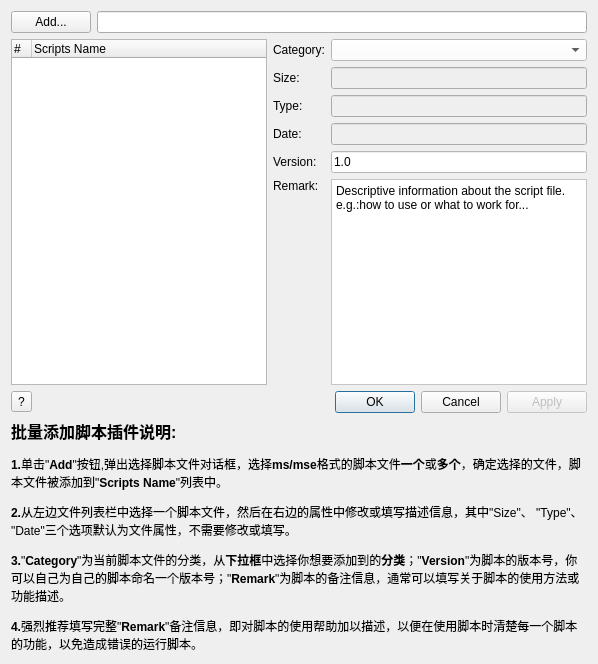
<?xml version="1.0" encoding="UTF-8"?>
<ui version="4.0">
 <class>AddScriptDlg</class>
 <widget class="QDialog" name="AddScriptDlg">
  <property name="geometry">
   <rect>
    <x>0</x>
    <y>0</y>
    <width>486</width>
    <height>499</height>
   </rect>
  </property>
  <property name="maximumSize">
   <size>
    <width>16777215</width>
    <height>16777215</height>
   </size>
  </property>
  <property name="windowTitle">
   <string>Add Script File</string>
  </property>
  <layout class="QGridLayout" name="gridLayout_3">
   <property name="sizeConstraint">
    <enum>QLayout::SetFixedSize</enum>
   </property>
   <item row="0" column="0">
    <layout class="QHBoxLayout" name="horizontalLayout">
     <item>
      <widget class="QPushButton" name="openBtn">
       <property name="text">
        <string>Add...</string>
       </property>
      </widget>
     </item>
     <item>
      <widget class="QLineEdit" name="dirEdt"/>
     </item>
    </layout>
   </item>
   <item row="3" column="0">
    <widget class="QLabel" name="helpeLabel">
     <property name="minimumSize">
      <size>
       <width>0</width>
       <height>100</height>
      </size>
     </property>
     <property name="text">
      <string>&lt;html&gt;&lt;head/&gt;&lt;body&gt;&lt;p&gt;&lt;span style=&quot; font-size:12pt; font-weight:600;&quot;&gt;批量添加脚本插件说明:&lt;/span&gt;&lt;/p&gt;&lt;p&gt;&lt;span style=&quot; font-weight:600;&quot;&gt;1.&lt;/span&gt;单击&amp;quot;&lt;span style=&quot; font-weight:600;&quot;&gt;Add&lt;/span&gt;&amp;quot;按钮,弹出选择脚本文件对话框，选择&lt;span style=&quot; font-weight:600;&quot;&gt;ms/mse&lt;/span&gt;格式的脚本文件&lt;span style=&quot; font-weight:600;&quot;&gt;一个&lt;/span&gt;或&lt;span style=&quot; font-weight:600;&quot;&gt;多个&lt;/span&gt;，确定选择的文件，脚本文件被添加到&amp;quot;&lt;span style=&quot; font-weight:600;&quot;&gt;Scripts Name&lt;/span&gt;&amp;quot;列表中。&lt;/p&gt;&lt;p&gt;&lt;span style=&quot; font-weight:600;&quot;&gt;2.&lt;/span&gt;从左边文件列表栏中选择一个脚本文件，然后在右边的属性中修改或填写描述信息，其中&amp;quot;Size&amp;quot;、 &amp;quot;Type&amp;quot;、 &amp;quot;Date&amp;quot;三个选项默认为文件属性，不需要修改或填写。&lt;/p&gt;&lt;p&gt;&lt;span style=&quot; font-weight:600;&quot;&gt;3.&lt;/span&gt;&amp;quot;&lt;span style=&quot; font-weight:600;&quot;&gt;Category&lt;/span&gt;&amp;quot;为当前脚本文件的分类，从&lt;span style=&quot; font-weight:600;&quot;&gt;下拉框&lt;/span&gt;中选择你想要添加到的&lt;span style=&quot; font-weight:600;&quot;&gt;分类&lt;/span&gt;；&amp;quot;&lt;span style=&quot; font-weight:600;&quot;&gt;Version&lt;/span&gt;&amp;quot;为脚本的版本号，你可以自己为自己的脚本命名一个版本号；&amp;quot;&lt;span style=&quot; font-weight:600;&quot;&gt;Remark&lt;/span&gt;&amp;quot;为脚本的备注信息，通常可以填写关于脚本的使用方法或功能描述。&lt;/p&gt;&lt;p&gt;&lt;span style=&quot; font-weight:600;&quot;&gt;4.&lt;/span&gt;强烈推荐填写完整&amp;quot;&lt;span style=&quot; font-weight:600;&quot;&gt;Remark&lt;/span&gt;&amp;quot;备注信息，即对脚本的使用帮助加以描述，以便在使用脚本时清楚每一个脚本的功能，以免造成错误的运行脚本。&lt;/p&gt;&lt;/body&gt;&lt;/html&gt;</string>
     </property>
     <property name="alignment">
      <set>Qt::AlignLeading|Qt::AlignLeft|Qt::AlignTop</set>
     </property>
     <property name="wordWrap">
      <bool>true</bool>
     </property>
    </widget>
   </item>
   <item row="2" column="0">
    <layout class="QHBoxLayout" name="horizontalLayout_2">
     <item>
      <widget class="QToolButton" name="helpBtn">
       <property name="text">
        <string>?</string>
       </property>
       <property name="checkable">
        <bool>true</bool>
       </property>
      </widget>
     </item>
     <item>
      <widget class="QDialogButtonBox" name="buttonBox">
       <property name="orientation">
        <enum>Qt::Horizontal</enum>
       </property>
       <property name="standardButtons">
        <set>QDialogButtonBox::Cancel|QDialogButtonBox::Ok</set>
       </property>
      </widget>
     </item>
     <item>
      <widget class="QPushButton" name="applyBtn">
       <property name="enabled">
        <bool>false</bool>
       </property>
       <property name="text">
        <string>Apply</string>
       </property>
      </widget>
     </item>
    </layout>
   </item>
   <item row="1" column="0">
    <layout class="QGridLayout" name="gridLayout">
     <item row="2" column="1">
      <widget class="QLabel" name="label_3">
       <property name="text">
        <string>Type:</string>
       </property>
      </widget>
     </item>
     <item row="2" column="2">
      <widget class="QLineEdit" name="typeEdt">
       <property name="enabled">
        <bool>false</bool>
       </property>
      </widget>
     </item>
     <item row="4" column="2">
      <widget class="QLineEdit" name="versionEdt">
       <property name="styleSheet">
        <string notr="true">background-color: rgb(255, 255, 255);
color: rgb(0, 0, 0);</string>
       </property>
       <property name="text">
        <string>1.0</string>
       </property>
      </widget>
     </item>
     <item row="1" column="1">
      <widget class="QLabel" name="label_2">
       <property name="text">
        <string>Size:</string>
       </property>
      </widget>
     </item>
     <item row="3" column="1">
      <widget class="QLabel" name="label_4">
       <property name="text">
        <string>Date:</string>
       </property>
      </widget>
     </item>
     <item row="5" column="2" rowspan="3">
      <widget class="QPlainTextEdit" name="remarkEdt">
       <property name="maximumSize">
        <size>
         <width>16777215</width>
         <height>16777215</height>
        </size>
       </property>
       <property name="styleSheet">
        <string notr="true">background-color: rgb(255, 255, 255);
color: rgb(0, 0, 0);</string>
       </property>
       <property name="plainText">
        <string>Descriptive information about the script file.
e.g.:how to use or what to work for...</string>
       </property>
      </widget>
     </item>
     <item row="0" column="2">
      <widget class="QComboBox" name="categoryCombox">
       <property name="styleSheet">
        <string notr="true">background-color: rgb(255, 255, 255);
color: rgb(0, 0, 0);</string>
       </property>
      </widget>
     </item>
     <item row="0" column="1">
      <widget class="QLabel" name="label">
       <property name="text">
        <string>Category:</string>
       </property>
      </widget>
     </item>
     <item row="0" column="0" rowspan="8">
      <widget class="QTreeWidget" name="scriptsTreeWidget">
       <property name="maximumSize">
        <size>
         <width>16777215</width>
         <height>16777215</height>
        </size>
       </property>
       <property name="editTriggers">
        <set>QAbstractItemView::NoEditTriggers</set>
       </property>
       <property name="alternatingRowColors">
        <bool>false</bool>
       </property>
       <property name="selectionMode">
        <enum>QAbstractItemView::ExtendedSelection</enum>
       </property>
       <property name="rootIsDecorated">
        <bool>false</bool>
       </property>
       <property name="itemsExpandable">
        <bool>false</bool>
       </property>
       <property name="expandsOnDoubleClick">
        <bool>false</bool>
       </property>
       <attribute name="headerDefaultSectionSize">
        <number>20</number>
       </attribute>
       <attribute name="headerStretchLastSection">
        <bool>true</bool>
       </attribute>
       <column>
        <property name="text">
         <string>#</string>
        </property>
       </column>
       <column>
        <property name="text">
         <string>Scripts Name</string>
        </property>
       </column>
      </widget>
     </item>
     <item row="1" column="2">
      <widget class="QLineEdit" name="sizeEdt">
       <property name="enabled">
        <bool>false</bool>
       </property>
      </widget>
     </item>
     <item row="4" column="1">
      <widget class="QLabel" name="label_6">
       <property name="text">
        <string>Version:</string>
       </property>
      </widget>
     </item>
     <item row="3" column="2">
      <widget class="QLineEdit" name="dateEdt">
       <property name="enabled">
        <bool>false</bool>
       </property>
      </widget>
     </item>
     <item row="5" column="1" rowspan="2">
      <widget class="QLabel" name="label_5">
       <property name="text">
        <string>Remark:</string>
       </property>
      </widget>
     </item>
     <item row="7" column="1">
      <spacer name="verticalSpacer">
       <property name="orientation">
        <enum>Qt::Vertical</enum>
       </property>
       <property name="sizeHint" stdset="0">
        <size>
         <width>20</width>
         <height>40</height>
        </size>
       </property>
      </spacer>
     </item>
    </layout>
   </item>
  </layout>
 </widget>
 <resources/>
 <connections>
  <connection>
   <sender>buttonBox</sender>
   <signal>accepted()</signal>
   <receiver>AddScriptDlg</receiver>
   <slot>accept()</slot>
   <hints>
    <hint type="sourcelabel">
     <x>200</x>
     <y>278</y>
    </hint>
    <hint type="destinationlabel">
     <x>157</x>
     <y>274</y>
    </hint>
   </hints>
  </connection>
  <connection>
   <sender>buttonBox</sender>
   <signal>rejected()</signal>
   <receiver>AddScriptDlg</receiver>
   <slot>reject()</slot>
   <hints>
    <hint type="sourcelabel">
     <x>200</x>
     <y>278</y>
    </hint>
    <hint type="destinationlabel">
     <x>286</x>
     <y>274</y>
    </hint>
   </hints>
  </connection>
  <connection>
   <sender>helpBtn</sender>
   <signal>toggled(bool)</signal>
   <receiver>helpeLabel</receiver>
   <slot>setVisible(bool)</slot>
   <hints>
    <hint type="sourcelabel">
     <x>27</x>
     <y>263</y>
    </hint>
    <hint type="destinationlabel">
     <x>23</x>
     <y>293</y>
    </hint>
   </hints>
  </connection>
 </connections>
</ui>
